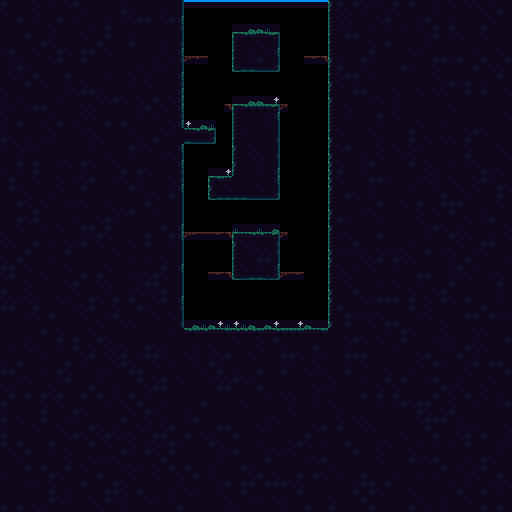

Rendered tile map (Tiled .tmx) drawn with the repository's tilesets; below, a short description and the map source with its tile grids summarised:
An orthogonal 64x64 tile map with 8x8 px tiles, 2 tile layers (Background, Walls) and 3 objects (2x north, item).

<map version="1.10" tiledversion="1.11.0" orientation="orthogonal" renderorder="right-down" width="64" height="64" tilewidth="8" tileheight="8" infinite="0" nextlayerid="7" nextobjectid="20">
 <tileset firstgid="1" name="tiles" tilewidth="8" tileheight="8" tilecount="504" columns="24">
  <image source="../Tilesets/tiles.png" width="192" height="168" />
  <tile id="50" probability="0.3" />
  <tile id="51" probability="0.3" />
  <tile id="52" probability="0.3" />
  <tile id="65">
   <properties>
    <property name="nez:isOneWayPlatform" value="true" />
   </properties>
  </tile>
  <tile id="66">
   <properties>
    <property name="nez:isOneWayPlatform" value="true" />
   </properties>
  </tile>
  <tile id="67">
   <properties>
    <property name="nez:isOneWayPlatform" value="true" />
   </properties>
  </tile>
  <tile id="68">
   <properties>
    <property name="nez:isOneWayPlatform" value="true" />
   </properties>
  </tile>
  <tile id="69">
   <properties>
    <property name="nez:isOneWayPlatform" value="true" />
   </properties>
  </tile>
  <wangsets>
   <wangset name="Mixed Set" type="mixed" tile="-1">
    <wangcolor name="Dirt" color="#ff0000" tile="-1" probability="1" />
    <wangtile tileid="25" wangid="1,1,0,0,0,1,1,1" />
    <wangtile tileid="26" wangid="1,1,0,0,0,0,0,1" />
    <wangtile tileid="27" wangid="1,1,0,0,0,0,0,1" />
    <wangtile tileid="28" wangid="1,1,0,0,0,0,0,1" />
    <wangtile tileid="29" wangid="1,1,1,1,0,0,0,1" />
    <wangtile tileid="49" wangid="0,0,0,0,0,1,1,1" />
    <wangtile tileid="53" wangid="0,1,1,1,0,0,0,0" />
    <wangtile tileid="73" wangid="0,0,0,0,0,1,1,1" />
    <wangtile tileid="77" wangid="0,1,1,1,0,0,0,0" />
    <wangtile tileid="97" wangid="0,0,0,0,0,1,1,1" />
    <wangtile tileid="101" wangid="0,1,1,1,0,0,0,0" />
    <wangtile tileid="121" wangid="0,0,0,1,1,1,1,1" />
    <wangtile tileid="122" wangid="0,0,0,1,1,1,0,0" />
    <wangtile tileid="123" wangid="0,0,0,1,1,1,0,0" />
    <wangtile tileid="124" wangid="0,0,0,1,1,1,0,0" />
    <wangtile tileid="125" wangid="0,1,1,1,1,1,0,0" />
   </wangset>
  </wangsets>
 </tileset>
 <layer id="2" name="Background" width="64" height="64">
  <data>[4096 cells, 61 non-empty, 6 distinct tile ids]</data>
 </layer>
 <layer id="1" name="Walls" width="64" height="64">
  <data>[4096 cells, 3534 non-empty, 30 distinct tile ids]</data>
 </layer>
 <objectgroup color="#00ff00" id="3" name="SpawnPoints">
  <object id="4" name="north" x="256" y="24">
   <point />
  </object>
  <object id="5" name="item" x="256" y="312">
   <point />
  </object>
 </objectgroup>
 <objectgroup color="#0055ff" id="5" name="Teleporters">
  <object id="14" name="north" x="184" y="0" width="144" height="1.72727" />
 </objectgroup>
 <objectgroup color="#ff0000" id="6" name="DangerZones" />
</map>
